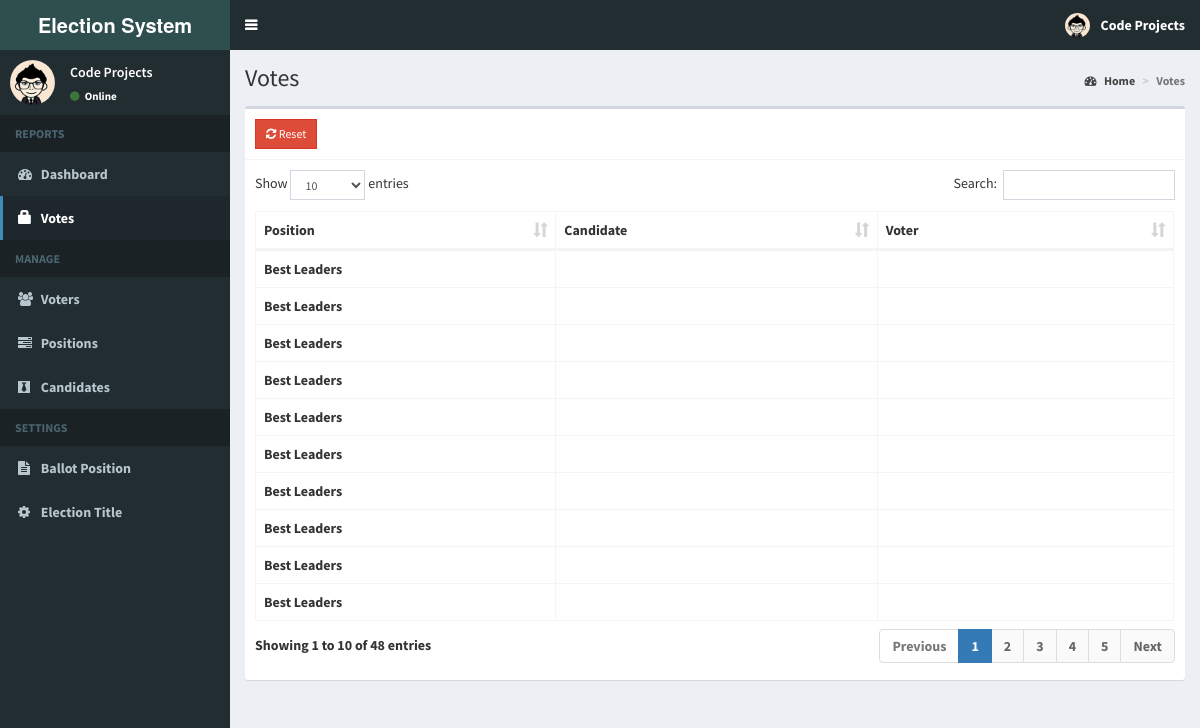
Screenshot of /admin/votes.php (signed in) with the database file from the repository.
### tables this page shows
CREATE TABLE `votes` (
  `id` int(11) NOT NULL,
  `voters_id` int(11) NOT NULL,
  `candidate_id` int(11) NOT NULL,
  `position_id` int(11) NOT NULL
);

CREATE TABLE `positions` (
  `id` int(11) NOT NULL,
  `description` varchar(50) NOT NULL,
  `max_vote` int(11) NOT NULL,
  `priority` int(11) NOT NULL
);

### admin/includes/session.php (called while the page is built, shortened)
<?php
	include 'includes/conn.php';
	$sql = "SELECT * FROM admin WHERE id = '".$_SESSION['admin']."'";
	$query = $conn->query($sql);
	$user = $query->fetch_assoc();
?>

### admin/votes.php (the view, shortened to what this page needs)
<?php include 'includes/session.php'; ?>
<?php include 'includes/header.php'; ?>
<body class="hold-transition skin-blue sidebar-mini">
<div class="wrapper">
  <?php include 'includes/navbar.php'; ?>
  <?php include 'includes/menubar.php'; ?>
  <div class="content-wrapper">
    <section class="content-header">
      <h1>
        Votes
      </h1>
      <ol class="breadcrumb">
        <li><a href="#"><i class="fa fa-dashboard"></i> Home</a></li>
        <li class="active">Votes</li>
      </ol>
    </section>
    <section class="content">
      <div class="row">
        <div class="col-xs-12">
          <div class="box">
            <div class="box-header with-border">
              <a href="#reset" data-toggle="modal" class="btn btn-danger btn-sm btn-flat"><i class="fa fa-refresh"></i> Reset</a>
            </div>
            <div class="box-body">
              <table id="example1" class="table table-bordered">
                <thead>
                  <th>Position</th>
                  <th>Candidate</th>
                  <th>Voter</th>
                </thead>
                <tbody>
                  <?php
                    $sql = "SELECT *, candidates.firstname AS canfirst, candidates.lastname AS canlast, voters.firstname AS votfirst, voters.lastname AS votlast FROM votes LEFT JOIN positions ON positions.id=votes.position_id LEFT JOIN candidates ON candidates.id=votes.candidate_id LEFT JOIN voters ON voters.id=votes.voters_id ORDER BY positions.priority ASC";
                    $query = $conn->query($sql);
                    while($row = $query->fetch_assoc()){
                      echo "
                        <tr>
                          <td class='hidden'></td>
                          <td>".$row['description']."</td>
                          <td>".$row['canfirst'].' '.$row['canlast']."</td>
                          <td>".$row['votfirst'].' '.$row['votlast']."</td>
                        </tr>
                      ";
                    }
                  ?>
                </tbody>
              </table>
            </div>
          </div>
        </div>
      </div>
    </section>
  </div>
</div>
</body>
</html>

### admin/includes/header.php (shortened to what this page needs)
<!DOCTYPE html>
<html>
<head>
  	<link rel="stylesheet" href="../bower_components/bootstrap/dist/css/bootstrap.min.css">
    <link rel="stylesheet" href="../plugins/iCheck/all.css">
  	<link rel="stylesheet" href="../bower_components/font-awesome/css/font-awesome.min.css">
  	<link rel="stylesheet" href="../dist/css/AdminLTE.min.css">
    <link rel="stylesheet" href="../bower_components/datatables.net-bs/css/dataTables.bootstrap.min.css">
    <link rel="stylesheet" href="../bower_components/bootstrap-daterangepicker/daterangepicker.css">
    <link rel="stylesheet" href="../plugins/timepicker/bootstrap-timepicker.min.css">
    <link rel="stylesheet" href="../bower_components/bootstrap-datepicker/dist/css/bootstrap-datepicker.min.css">
    <link rel="stylesheet" href="../dist/css/skins/_all-skins.min.css">
</head>

### admin/includes/navbar.php (shortened to what this page needs)
<header class="main-header">
  <a href="home.php" class="logo">
    <span class="logo-lg"><b>Election System </span>
  </a>
  <nav class="navbar navbar-static-top">
    <a href="#" class="sidebar-toggle" data-toggle="push-menu" role="button">
    </a>
    <div class="navbar-custom-menu">
      <ul class="nav navbar-nav">
        <li class="dropdown user user-menu">
          <a href="#" class="dropdown-toggle" data-toggle="dropdown">
            <img src="<?php echo (!empty($user['photo'])) ? '../images/'.$user['photo'] : '../images/profile.jpg'; ?>" class="user-image" alt="User Image">
            <span class="hidden-xs"><?php echo $user['firstname'].' '.$user['lastname']; ?></span>
          </a>
        </li>
      </ul>
    </div>
  </nav>
</header>

### admin/includes/menubar.php (shortened to what this page needs)
<aside class="main-sidebar">
  <section class="sidebar">
    <div class="user-panel">
      <div class="pull-left image">
        <img src="<?php echo (!empty($user['photo'])) ? '../images/'.$user['photo'] : '../images/profile.jpg'; ?>" class="img-circle" alt="User Image">
      </div>
      <div class="pull-left info">
        <p><?php echo $user['firstname'].' '.$user['lastname']; ?></p>
        <a><i class="fa fa-circle text-success"></i> Online</a>
      </div>
    </div>
    <ul class="sidebar-menu" data-widget="tree">
      <li class="header">REPORTS</li>
      <li class=""><a href="home.php"><i class="fa fa-dashboard"></i> <span>Dashboard</span></a></li>
      <li class=""><a href="votes.php"><span class="glyphicon glyphicon-lock"></span> <span>Votes</span></a></li>
      <li class="header">MANAGE</li>
      <li class=""><a href="voters.php"><i class="fa fa-users"></i> <span>Voters</span></a></li>
      <li class=""><a href="positions.php"><i class="fa fa-tasks"></i> <span>Positions</span></a></li>
      <li class=""><a href="candidates.php"><i class="fa fa-black-tie"></i> <span>Candidates</span></a></li>
      <li class="header">SETTINGS</li>
      <li class=""><a href="ballot.php"><i class="fa fa-file-text"></i> <span>Ballot Position</span></a></li>
      <li class=""><a href="#config" data-toggle="modal"><i class="fa fa-cog"></i> <span>Election Title</span></a></li>
    </ul>
  </section>
</aside>

### rows the page displays
votes: position.description "Best Leaders"
votes: position.description "Best Leaders"
votes: position.description "Best Leaders"
votes: position.description "Best Leaders"
votes: position.description "Best Leaders"
votes: position.description "Best Leaders"
votes: position.description "Best Leaders"
votes: position.description "Best Leaders"
votes: position.description "Best Leaders"
votes: position.description "Best Leaders"

### other values shown
$user['firstname'] "Code"
$user['lastname'] "Projects"
